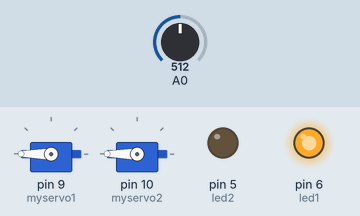
This sketch was run on a simulated Arduino Uno, built with avr-gcc and run on an emulated ATmega328P. Parts: 2 × servo, output pins drawn as LEDs (lit = HIGH). Inputs (shaded band) come from the test bench; at power-on: A0 = 512.

Above: at 1.2 s.
1.3 s: A0 set to 716
At 8.3 s:
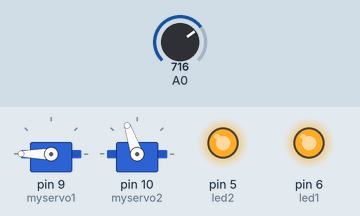
9.1 s: A0 set to 900
At 16.7 s:
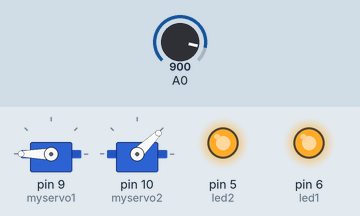
16.9 s: A0 set to 1023
At 24.5 s:
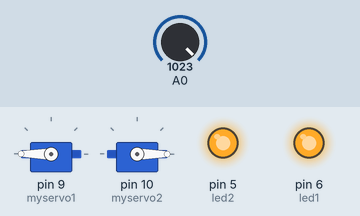
24.7 s: A0 set to 511
At 32.4 s:
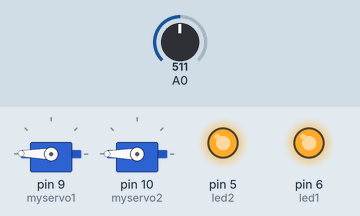
32.5 s: A0 set to 306
At 41.1 s:
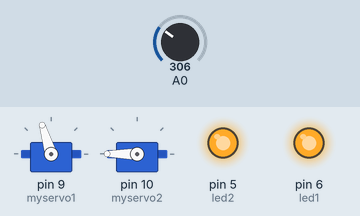
Timing chart, 0 to 49.1 s (numbered marks = the images above; inputs shaded):
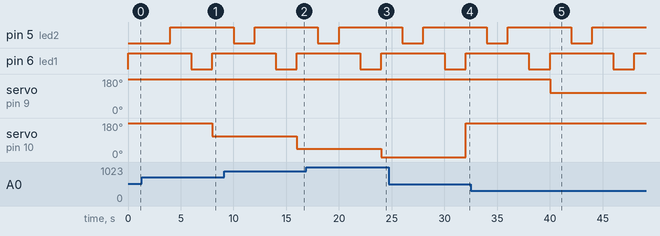

The sketch:

brilliant_bombul1.ino
```cpp
#include<Servo.h>
Servo myservo1;
Servo myservo2;
int value1;
int value2;
int  led1=6;
int led2=5;
void setup()
{
  myservo1.attach(9);
  myservo2.attach(10);
  pinMode(led1,OUTPUT);
  pinMode(led2,OUTPUT);
}
void loop()
{
  value1 = analogRead(A0);
  value1 =map(value1,0,512,0,180);
  myservo1.write(value1);
  value1 = analogRead(A0);
  value1 = map(value1,513,1023,180,0);
  myservo2.write(value1);
  digitalWrite(led1,HIGH);
  delay(2000);
  digitalWrite(led2,LOW);
  delay(2000);
  digitalWrite(led2,HIGH);
    delay(2000);
  digitalWrite(led1,LOW);
  delay(2000);
}
```

Measured:
- after the input at 1.3 s, servo on pin 10 (myservo2): 180° → 109° after 6.7 s
- after the input at 9.1 s, servo on pin 10 (myservo2): 109° → 44° after 6.9 s
- after the input at 16.9 s, servo on pin 10 (myservo2): 44° → 0° after 7.1 s
- after the input at 24.7 s, servo on pin 9 (myservo1): 180° → 179° after 7.3 s; servo on pin 10 (myservo2): 0° → 180° after 7.3 s
- after the input at 32.5 s, servo on pin 9 (myservo1): 179° → 107° after 7.5 s
- by itself, pin 5 (led2), pin 6 (led1): alternates HIGH for 6.0 s and LOW for 2.0 s
